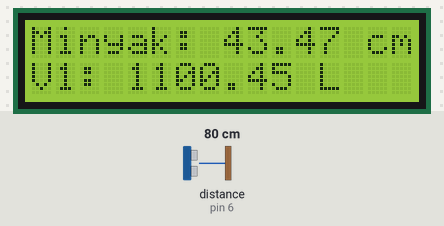
A sketch run on a simulated Arduino Uno, built with avr-gcc and run on an emulated ATmega328P. On the bench: 16×2 character LCD. Wiring (inferred from the names in the program): ultrasonic range finder: trigger pin 4; echo pin 6. The inputs (shaded band) are chosen by the test bench; at power-on: distance to the obstacle (sensor on pin 6) 80 cm. The echo pulse lasts 58.3 µs per cm; WiFi joins after 1.5 s; servers stay silent unless stated; uploads are accepted with an empty reply; what the sketch prints to the serial monitor is not drawn.

Above: at 2.7 s.
At 33.3 s:
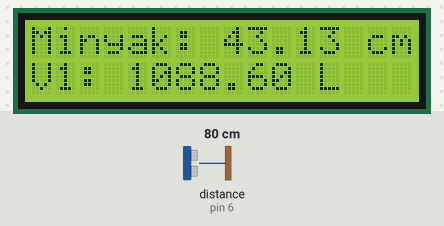

Measured:
- what the display in image 0 shows lasts 5.0 s, from 2.7 s to 7.7 s

The sketch:

tabungETH.ino
```cpp
#include <Wire.h>
#include "print.h"
#include <LiquidCrystal_I2C.h>
#include <SPI.h>
#include <Ethernet.h>


const int triggerPin = 4;
const int echoPin  = 6;

int jarak;
int volume;
LiquidCrystal_I2C lcd(0x27, 16, 2);

byte mac[] = { 0x40, 0x9F, 0x38, 0x13, 0xBB, 0xEF};
IPAddress server(10,19,3,199);//   alamat IP  komputer yg terinstall webserver  + mysql

IPAddress ip(10,19,3,201);
EthernetClient client;

void setup() {
  Serial.begin(9600);
  lcd.begin(16,2);
  lcd.init();
  lcd.backlight();
  pinMode(triggerPin, OUTPUT);
  pinMode(echoPin, INPUT);
  Serial.println();
  Serial.print(" Connect to : ");

  if (Ethernet.begin(mac) == 0)
  {Ethernet.begin(mac, ip);
  // Client melakukan request koneksi ke server dengan IP Adreess dan port yg didefinisikan
  client.connect(server, 7000);}
  delay(1000);
  Serial.println("connecting…");
}

void loop() {
 float duration, jarak, jarak1, panjang, jarijari, panjangAB, garisYB,garisYX,garisYK,garisYZ, nn, as, amn, au, lingkaran, juring, segitiga, tembereng, volum, panjangAB1, garisYB1,garisYX1,garisYK1,garisYZ1, nn1, as1, amn1, au1, lingkaran1, juring1, segitiga1, tembereng1, volum1, tangkipenuh, volume;
  digitalWrite(triggerPin, LOW);
  delayMicroseconds(2);
  digitalWrite(triggerPin, HIGH);
  delayMicroseconds(10);
  digitalWrite(triggerPin, LOW);

  duration = pulseIn(echoPin, HIGH);
  panjang = 290;
  jarijari = 62.5;
  jarak1 =  ((duration/58.2) + 1.7);
  jarak = 125 - jarak1;

  panjangAB = jarijari - jarak;       // rumus untuk tinggi air dibawah 1/2 ukuran tabung
  garisYZ = (pow(jarijari,2));
  garisYX = (pow(panjangAB,2));
  garisYK = garisYZ - garisYX;
  garisYB = pow(garisYK, 0.5);
  nn = garisYB * 2;
  as = (2 * (pow(jarijari,2)) - (pow(nn, 2)))/(2 * (pow(jarijari, 2)));
  amn = acos(as);
  au = amn * 180 / (3.1415);
  lingkaran = (3.1415) * jarijari * jarijari;
  juring = (au / 360) * lingkaran;
  segitiga = (nn * panjangAB)/2;
  tembereng = (juring - segitiga);
  volum = (tembereng * panjang)/ 1000;


  panjangAB1 = jarijari - jarak1;       // rumus untuk tinggi air 1/2 ke atas tabung
  garisYZ1 = (pow(jarijari,2));
  garisYX1 = (pow(panjangAB1,2));
  garisYK1 = garisYZ1 - garisYX1;
  garisYB1 = pow(garisYK1, 0.5);
  nn1 = garisYB1 * 2;
  as1 = (2 * (pow(jarijari,2)) - (pow(nn1, 2)))/(2 * (pow(jarijari, 2)));
  amn1 = acos(as1);
  au1 = amn1 * 180 / (3.1415);
  lingkaran1 = (3.1415) * jarijari * jarijari;
  juring1 = (au1 / 360) * lingkaran1;
  segitiga1 = (nn1 * panjangAB1)/2;
  tembereng1 = (juring1 - segitiga1);
  volum1 = (tembereng1 * panjang)/ 1000;
  tangkipenuh = 3.1415 * jarijari * jarijari * panjang / 1000;
  volume = tangkipenuh - volum1;

  if (jarak < 66)
  {
  lcd.setCursor(0,0);
  lcd.print("Minyak: ");
  lcd.print(jarak);
  lcd.print(" cm");
  lcd.setCursor(0,1);
  lcd.print("V1: ");
  lcd.print(volum);
  lcd.print(" L");
  delay(5000);
  lcd.clear();

    if (client.connect(server, 80)) {
    Serial.println("connected");
    // Make a HTTP request:
    Serial.print("GET /jarak.php?Jarak=");
    client.print("GET /jarak.php?Jarak=");     //YOUR URL
    Serial.println(jarak,2);
    client.print(jarak,2);
    client.print("&volume=");
    Serial.println("&volume=");
    Serial.println(volum,1);
    client.print(volum,1);
    client.print(" ");      //SPACE BEFORE HTTP/1.1
    client.print("HTTP/1.1");
    client.println();
    client.println("Host:192,168,56,1");
    client.println("Connection: close");
    client.println();
  }
  else {
    // if you didn't get a connection to the server:
    Serial.println("connection failed");
  }

  if (client.available())
  {
  char c = client.read();
  Serial.print(c);
  }

// if the server’s disconnected, stop the client:
  if (!client.connected())
  {
  Serial.println();
  Serial.println("disconnecting.");
  client.stop();

// do nothing forevermore:
   while (true);
}
  delay(5000);
  }


  else if (65 <jarak < 130)
  {
  lcd.setCursor(0,0);
  lcd.print("Minyak: ");
  lcd.print(jarak);
  lcd.print(" cm");
  lcd.setCursor(0,1);
  lcd.print("V2 : ");
  lcd.print(volume);
  lcd.print(" L");

    if (client.connect(server, 80)) {
    Serial.println("connected");
    // Make a HTTP request:
    Serial.print("GET /jarak.php?Jarak=");
    client.print("GET /jarak.php?Jarak=");     //YOUR URL
    Serial.println(jarak,2);
    client.print(jarak,2);
    client.print("&volume=");
    Serial.println("&volume=");
    Serial.println(volume,1);
    client.print(volume,1);
    client.print(" ");      //SPACE BEFORE HTTP/1.1
    client.print("HTTP/1.1");
    client.println();
    client.println("Host:192,168,56,1");
    client.println("Connection: close");
    client.println();
  } else {
    // if you didn't get a connection to the server:
    Serial.println("connection failed");
  }
  if (client.available())
  {
  char c = client.read();
  Serial.print(c);
  }

// if the server’s disconnected, stop the client:
  if (!client.connected())
  {
  Serial.println();
  Serial.println("disconnecting.");
  client.stop();

// do nothing forevermore:
   while (true);
}
  delay(5000);

  }


  else{
  lcd.setCursor(0,0);
  lcd.print("air penuh");
    if (client.connect(server, 80)) {
    Serial.println("connected");
    // Make a HTTP request:
    Serial.print("GET /jarak.php?Jarak=");
    client.print("GET /jarak.php?Jarak=");     //YOUR URL
    Serial.println(jarak,2);
    client.print(jarak,2);
    client.print("&volume=");
    Serial.println("&volume=");
    Serial.println(volume,1);
    client.print(volume,1);
    client.print(" ");      //SPACE BEFORE HTTP/1.1
    client.print("HTTP/1.1");
    client.println();
    client.println("Host:192,168,56,1");
    client.println("Connection: close");
    client.println();
  } else {
    // if you didn't get a connection to the server:
    Serial.println("connection failed");
  }
 if (client.available())
  {
  char c = client.read();
  Serial.print(c);
  }

// if the server’s disconnected, stop the client:
  if (!client.connected())
  {
  Serial.println();
  Serial.println("disconnecting.");
  client.stop();

// do nothing forevermore:
   while (true);
}
  delay(5000);
    }

  delay(5000);
  lcd.clear();

}

void Sending_To_phpmyadmindatabase()   //CONNECTING WITH MYSQL
 {

 }
```
